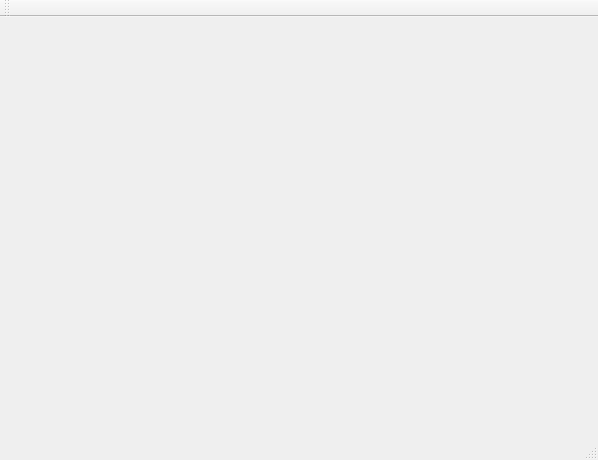
<?xml version="1.0" encoding="UTF-8"?>
<ui version="4.0">
 <class>C_MainWindow</class>
 <widget class="QMainWindow" name="C_MainWindow">
  <property name="geometry">
   <rect>
    <x>0</x>
    <y>0</y>
    <width>598</width>
    <height>460</height>
   </rect>
  </property>
  <property name="windowTitle">
   <string>C_MainWindow</string>
  </property>
  <widget class="QWidget" name="centralWidget"/>
  <widget class="QMenuBar" name="menuBar">
   <property name="geometry">
    <rect>
     <x>0</x>
     <y>0</y>
     <width>598</width>
     <height>21</height>
    </rect>
   </property>
  </widget>
  <widget class="QToolBar" name="mainToolBar">
   <attribute name="toolBarArea">
    <enum>TopToolBarArea</enum>
   </attribute>
   <attribute name="toolBarBreak">
    <bool>false</bool>
   </attribute>
  </widget>
  <widget class="QStatusBar" name="statusBar"/>
 </widget>
 <layoutdefault spacing="6" margin="11"/>
 <resources/>
 <connections/>
</ui>
